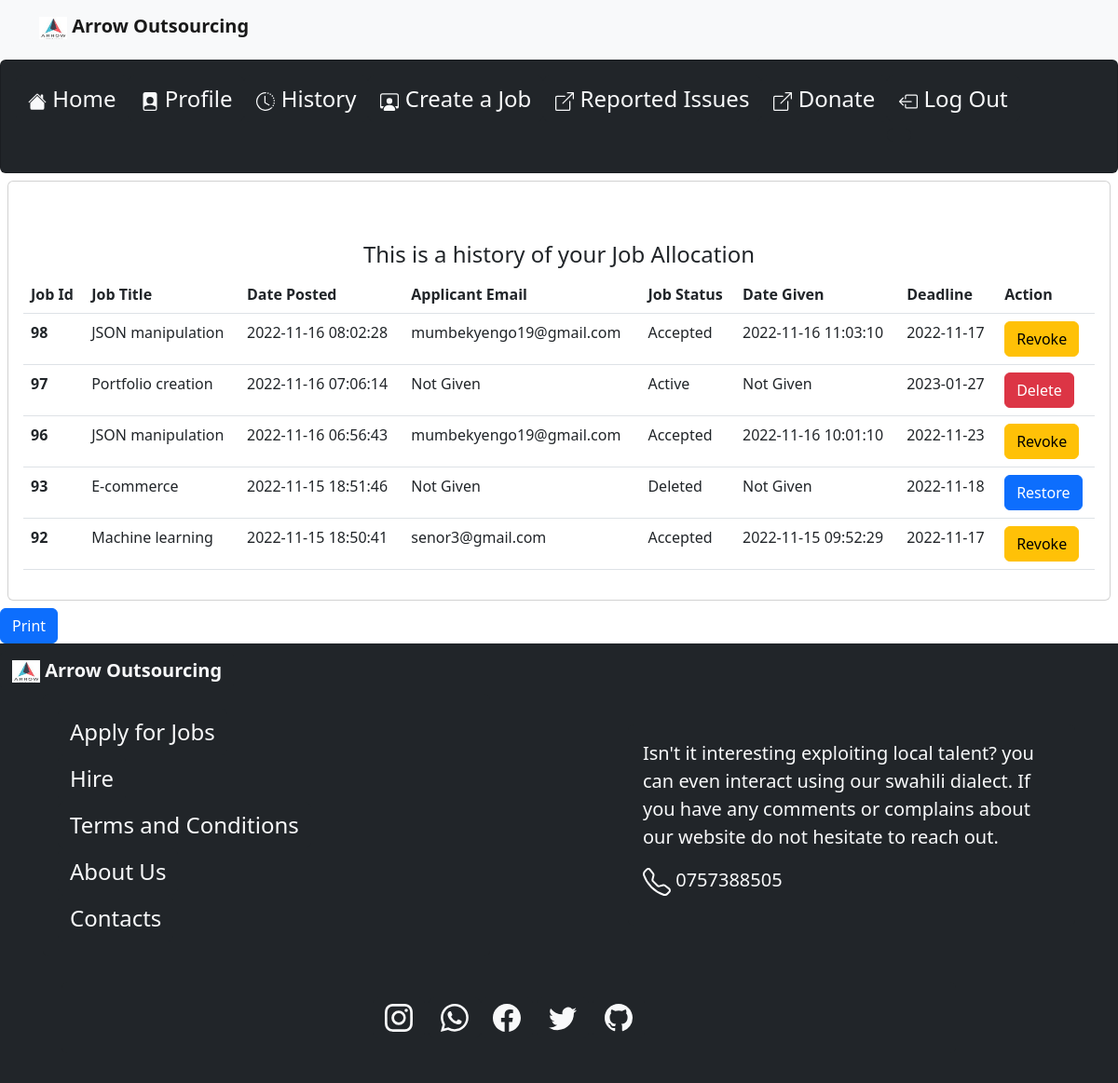
Screenshot of /company/jobAlloHistory.php (signed in) with the database file from the repository.
### tables this page shows
CREATE TABLE `jobapplications` (
  `jobId` int(11) NOT NULL,
  `companyEmail` varchar(30) NOT NULL,
  `applicantEmail` varchar(30) NOT NULL,
  `dateGivenJob` datetime NOT NULL,
  `status` varchar(15) NOT NULL DEFAULT 'Given',
  `issues` text NOT NULL DEFAULT 'No Issues Yet',
  `issueDate` date NOT NULL
);

CREATE TABLE `jobdetails` (
  `jobId` int(11) NOT NULL,
  `companyEmail` varchar(30) NOT NULL,
  `jobTitle` varchar(50) NOT NULL,
  `jobDescription` text NOT NULL,
  `amount` decimal(20,2) NOT NULL,
  `deadline` date NOT NULL,
  `skills` varchar(100) NOT NULL,
  `level` varchar(15) NOT NULL,
  `dateCreated` timestamp NOT NULL DEFAULT current_timestamp(),
  `status` varchar(15) NOT NULL DEFAULT 'Active'
);

### company/jobAlloHistory.php (the view, shortened to what this page needs)
<?php
$mysqli = new mysqli('localhost', 'root', '', 'outsourcing');
$companyEmail = $_SESSION['email'];
$sql2 = "SELECT * FROM jobdetails WHERE companyEmail = '$companyEmail' ORDER BY jobId DESC;";
$res2 = mysqli_query($mysqli, $sql2);
?>
<!doctype html>
<html lang="en">
  <head>
    <link href="https://cdn.jsdelivr.net/npm/bootstrap@5.2.1/dist/css/bootstrap.min.css" rel="stylesheet">
  </head>
  <body>
    <nav class="navbar bg-light">
        <div class="container mb-2">
            <a class="navbar-brand" href="../index.php">
                <img src="logo.jpg" alt="Logo" width="30rem" height="24"> <b>Arrow Outsourcing</b>
            </a>
        </div>
    </nav>
    <app-companynav></app-companynav>
    <div class="card m-2 border-1">
        <div class="card-body overflow-auto" id="table">
        <form method="POST">
            <h4 class='text-center mt-5'>This is a history of your Job Allocation</h4>
            <table class="table table-hover">
                <thead>
                    <tr>
                    <th scope="col">Job Id</th>
                    <th scope="col">Job Title</th>
                    <th scope="col">Date Posted</th>
                    <th scope="col">Applicant Email</th>
                    <th scope="col">Job Status</th>
                    <th scope="col">Date Given</th>
                    <th scope="col">Deadline</th>
                    <th scope="col">Action</th>
                    </tr>
                </thead>
                <tbody>
                    <?php
                        while($rows2 = mysqli_fetch_row($res2)){
                            $jobId = $rows2[0];
                            $sql = "SELECT * FROM jobapplications WHERE jobId = '$jobId';";
                            $res = mysqli_query($mysqli, $sql);
                            if(mysqli_num_rows($res)>0){
                                while($rows3 = mysqli_fetch_row($res)){
                                    echo "<tr>
                                    <th scope='row'>$rows3[0]</th>
                                    <td>$rows2[2]</td>
                                    <td>$rows2[8]</td>
                                    <td>$rows3[2]</td>
                                    <td>$rows2[9]</td>
                                    <td>$rows3[3]</td>
                                    <td>$rows2[5]</td>
                                    <td><button class= 'btn btn-warning' type = 'Submit' name='revo$jobId'>
                                    Revoke
                                </button></td>
                                    </tr>
                                    ";
                                }
                            }
                            else{
                                echo "<tr>
                                <th scope='row'>$rows2[0]</th>
                                <td>$rows2[2]</td>
                                <td>$rows2[8]</td>
                                <td>Not Given</td>
                                <td>$rows2[9]</td>
                                <td>Not Given</td>
                                <td>$rows2[5]</td>";
                                if($rows2[9]=="Deleted"){
                                    echo "<td><button class= 'btn btn-primary' type = 'Submit' name='rest$jobId'>
                                    Restore
                                </button></td>
                                </tr>";
                                }
                                else{
                                    echo "<td><button class= 'btn btn-danger' type = 'Submit' name='dele$jobId'>
                                    Delete
                                </button></td>
                                </tr>";
                                }
                            }
                        }
                    ?>
                </tbody>
            </table>
        </form>
        </div>
    </div>
    <div>
                <button class="btn btn-primary" id="print">Print</button>
            </div>
    <app-footer></app-footer>
<script src="..\\components.js"></script>  </body>
</html>

### rows the page displays
jobapplications: jobId "98", jobId.jobTitle "JSON manipulation", jobId.dateCreated "2022-11-16 08:02:28", applicantEmail "mumbekyengo19@gmail.com", jobId.status "Accepted", dateGivenJob "2022-11-16 11:03:10", jobId.deadline "2022-11-17"
jobdetails: jobId "97", jobTitle "Portfolio creation", dateCreated "2022-11-16 07:06:14", status "Active", deadline "2023-01-27"
jobapplications: jobId "96", jobId.jobTitle "JSON manipulation", jobId.dateCreated "2022-11-16 06:56:43", applicantEmail "mumbekyengo19@gmail.com", jobId.status "Accepted", dateGivenJob "2022-11-16 10:01:10", jobId.deadline "2022-11-23"
jobdetails: jobId "93", jobTitle "E-commerce", dateCreated "2022-11-15 18:51:46", status "Deleted", deadline "2022-11-18"
jobapplications: jobId "92", jobId.jobTitle "Machine learning", jobId.dateCreated "2022-11-15 18:50:41", applicantEmail "senor3@gmail.com", jobId.status "Accepted", dateGivenJob "2022-11-15 09:52:29", jobId.deadline "2022-11-17"
